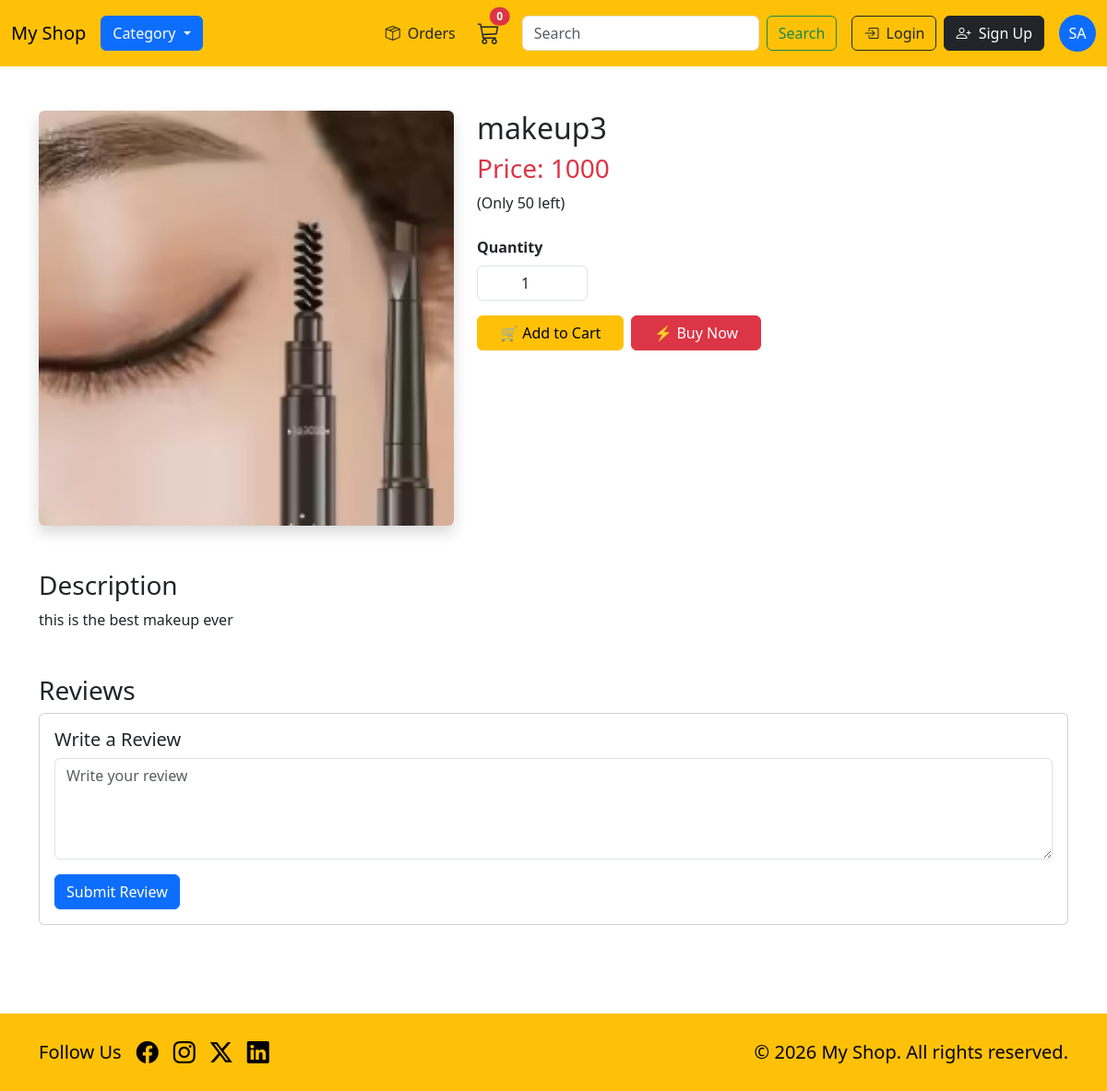
/home/details/96/, run on an earlier commit of the app's database.
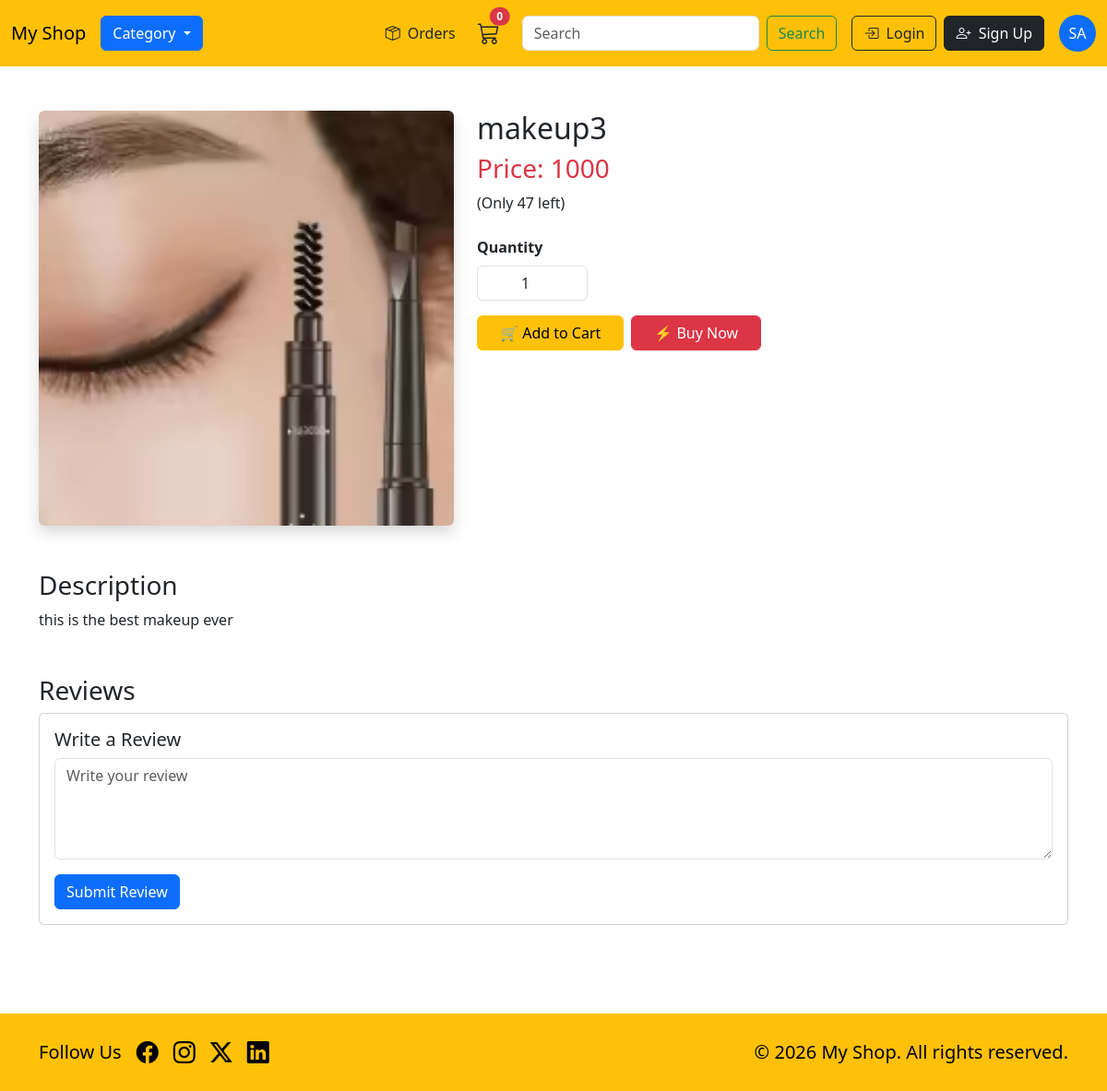
And on a later commit of the database.
### products/models.py (models this page shows, shortened)
class product(models.Model):
    cate=[
        ('E','Electronics'),
        ('M','Makeup items'),
        ('V','Vehicles'),
        ('F','Foods'),
        ('C','Clothes'),
    ]
    name=models.CharField(max_length=20)
    price=models.IntegerField()
    description=models.CharField(max_length=500)
    image=models.ImageField(upload_to='photos/')
    quantity=models.IntegerField()
    category=models.CharField(choices=cate)
    random_order=models.FloatField(default=get_random_value,blank=True)

### products/views.py (the view)
# urls.py: path('details/<int:id>/',include('products.urls')),
def details(request,id):
    data=get_object_or_404(product,id=id)
    reviewdata=reviews.objects.filter(pname=data)
    return render(request,'product_detail.html',{'data':data,'reviewdata':reviewdata})

### core/context_processors.py (called while the page is built)
def count(request):
    if request.user.is_authenticated:
        value=cart.objects.filter(user=request.user).count()
        return {'count_data':value}
    else:
        return {'count_data':0}

### products/templates/product_detail.html (shortened to what this page needs)
{%extends 'base.html'%}
{%block body%}
<div class="container mt-5">
    <div class="row">
        <div class="col-md-5">
            <img src="{{data.image.url}}"
                 class="img-fluid rounded shadow"
                 alt="Product"
                 style="height:450px; object-fit:cover;">
        </div>
        <div class="col-md-7">
            <h2>{{data.name}}</h2>
            <h3 class="text-danger">
                Price: {{data.price}}
            </h3>
            <div class="mb-3">
                <label class="form-label">
                   (Only {{data.quantity}} left)
                </label>
            </div>
            <div class="mt-3">
    <form method="POST" >
        <div class="mb-3" style="width: 120px;">
            <label class="form-label fw-semibold">Quantity</label>
            <input
                type="number"
                name="quantity"
                class="form-control text-center"
                min="1"
                value="1">
        </div>
        <div class="d-flex gap-2">
            <button type="submit" formaction="{% url 'add_to_cart' data.id %}" class="btn btn-warning px-4">
                🛒 Add to Cart
            </button>
            <button type="submit" formaction="{% url 'buy' data.id %}" class="btn btn-danger px-4">
                ⚡ Buy Now
            </button>
        </div>
    </form>
</div>
        </div>
    </div>
    <div class="mt-5">
        <h3>Description</h3>
        <p>
            {{data.description}}
        </p>
    </div>
    <div class="mt-5">
        <h3>Reviews</h3>
        <div class="card mb-4">
            <div class="card-body">
                <form method="POST" action="{%url 'review' data.id data.name%}">
                <h5>Write a Review</h5>
                <textarea class="form-control mb-3"
                        rows="4"
                        name="comments"
                        placeholder="Write your review"></textarea>
                <button class="btn btn-primary" type="submit">
                    Submit Review
                </button>
</form>
            </div>
        </div>
    </div>
</div>
{%endblock%}

What changed in the data, as far as the page shows it:
changed product "makeup3": quantity "50" → "47"
